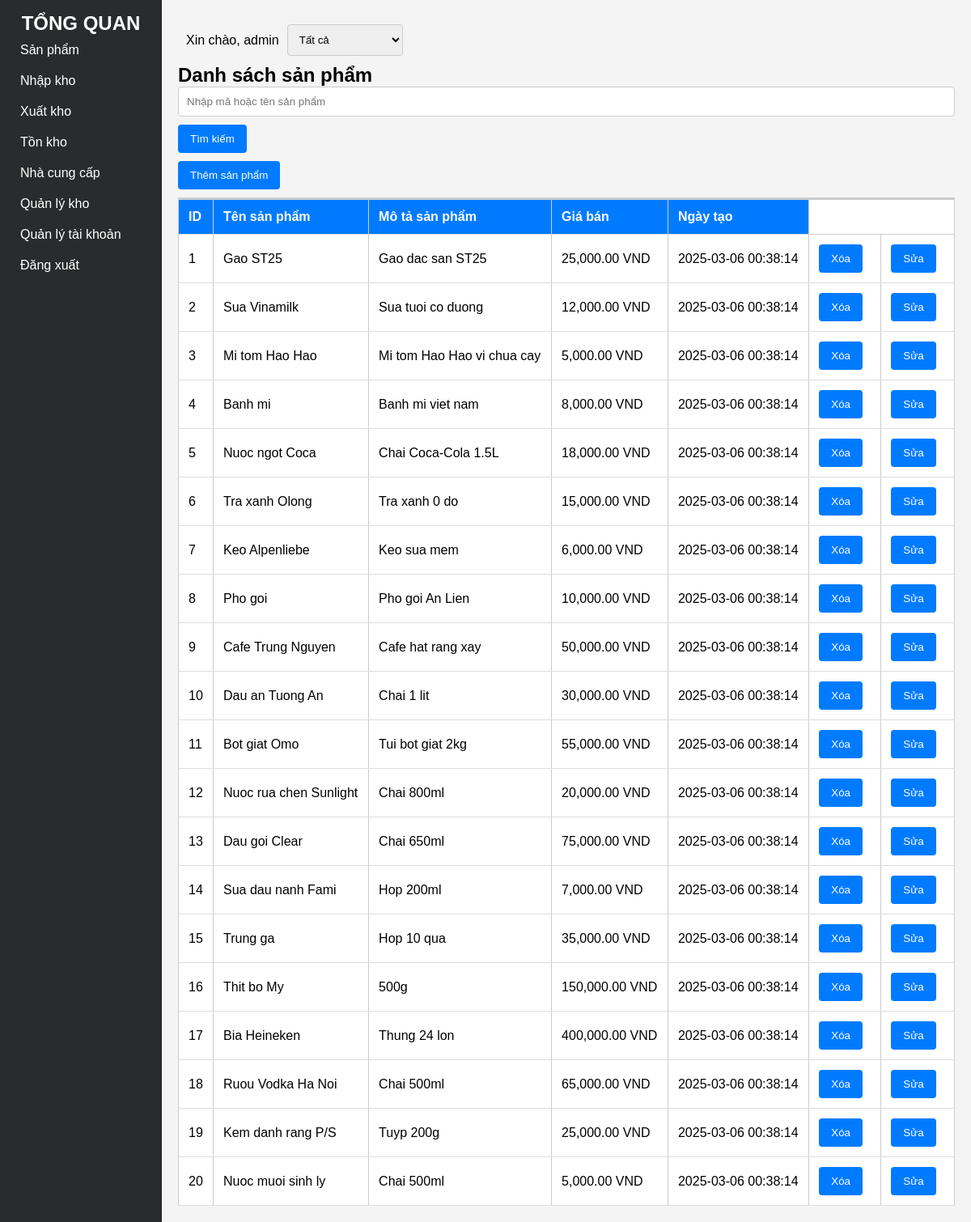
/components/product.php (signed in), run on the app's committed database.
### tables this page shows
CREATE TABLE `sanpham` (
  `id` int(11) NOT NULL,
  `tenSP` varchar(255) NOT NULL,
  `motaSP` text DEFAULT NULL,
  `giaSP` decimal(10,2) NOT NULL,
  `created_at` datetime DEFAULT current_timestamp()
);

### role.php (called while the page is built, shortened)
<?php
    $sqlRole = "SELECT * FROM taikhoan WHERE username = '" . $_SESSION['username'] . "'";
    $resultRole = mysqli_query($conn, $sqlRole);
    $userRole = mysqli_fetch_assoc($resultRole);
?>

### components/product.php (the view, shortened to what this page needs)
<?php
include '../connection.php';
include "../role.php";
$search = "";
if (isset($_GET['search'])) {
    $search = $_GET['search'];
    $sql = "SELECT * FROM sanpham WHERE tenSP LIKE '%$search%' OR id LIKE '%$search%'";
} else {
    $sql = "SELECT * FROM sanpham";
}
$result = mysqli_query($conn, $sql);
include "../role.php";
?>
<!DOCTYPE html>
<html lang="vi">
<head>
    <link rel="stylesheet" href="../styles.css">
</head>
<body>
<div class="container">
        <aside class="sidebar">
            <?php include "../sidebar.php" ?>
        </aside>
        <main class="main-content">
            <?php include "../top_header_main.php"?>
            <header>
            <h2>Danh sách sản phẩm</h2>
                <form method="GET" action="">
                    <input type="text" name="search" placeholder="Nhập mã hoặc tên sản phẩm" value="<?php echo $search; ?>">
                    <button type="submit" style="margin-top: 10px;">Tìm kiếm</button>
                </form>
                <?php if($userRole['idVaiTro'] == 1){?>
                    <a href="create_product.php"  name="add" ><button style="margin-top: 10px;">Thêm sản phẩm</button></a>
                     <?php } ?>
            </header>
            <table>
                <thead>
                    <tr>
                        <th>ID</th>
                        <th>Tên sản phẩm</th>
                        <th>Mô tả sản phẩm</th>
                        <th>Giá bán</th>
                        <th>Ngày tạo</th>
                    </tr>
                </thead>
                <?php while($row = mysqli_fetch_assoc($result)):    ?>
                    <tr>
                        <td><?php echo $row['id'];  ?></td>
                        <td><?php echo $row['tenSP'];  ?></td>
                        <td><?php echo $row['motaSP'];  ?></td>
                        <td><?php echo number_format($row['giaSP'], 2)  ?> VND</td>
                        <td><?php echo $row['created_at'];  ?></td>
                        <?php
                           if ($userRole['idVaiTro'] == 1){ ?>
                           <td>
                            <a onclick="return confirm('Bạn có muốn xóa không!');"; href="delete_product.php?delete=<?php echo $row['id']; ?>">
                                <button type="submit" class="btn btn-primary" name="add">Xóa</button></a>
                            </td>
                            <td>
                            <a href="update_product.php?id=<?php echo $row['id']; ?>">
                                <button type="submit" class="btn btn-primary" name="add">Sửa</button>
                            </a>
                            </td>
                             <?php }
                             ?>
                    </tr>
                <?php endwhile; ?>
            </table>
        </main>
</body>
</html>

### sidebar.php
<h2><a style="text-decoration: none;color: white;display: block;" href="http://127.0.0.1/website_quan_ly_kho_hang/">TỔNG QUAN</a></h2>
<ul>
    <li><a style="text-decoration: none;color: white;display: block;" href="http://127.0.0.1/website_quan_ly_kho_hang/components/product.php">Sản phẩm</a></li>
    <li><a style="text-decoration: none;color: white;display: block;" href="http://127.0.0.1/website_quan_ly_kho_hang/components/warehouse_import.php">Nhập kho</a></li>
    <li><a style="text-decoration: none;color: white;display: block;" href="http://127.0.0.1/website_quan_ly_kho_hang/components/warehouse_export.php">Xuất kho</a></li>
    <li><a style="text-decoration: none;color: white;display: block;" href="http://127.0.0.1/website_quan_ly_kho_hang/components/inventory.php">Tồn kho</a></li>
    <li><a style="text-decoration: none;color: white;display: block;" href="http://127.0.0.1/website_quan_ly_kho_hang/components/supplier.php">Nhà cung cấp</a></li>
    <?php if($userRole['idVaiTro'] == 1){ echo '<li><a style="text-decoration: none;color: white;display: block;" href="http://127.0.0.1/website_quan_ly_kho_hang/components/warehouse.php">Quản lý kho</a></li>'; } ?>
    <?php if($userRole['idVaiTro'] == 1){ echo '<li><a style="text-decoration: none;color: white;display: block;" href="http://127.0.0.1/website_quan_ly_kho_hang/components/account_management.php">Quản lý tài khoản</a></li>'; } ?>
    <li><a style="text-decoration: none;color: white;display: block;" href="http://127.0.0.1/website_quan_ly_kho_hang/logout.php">Đăng xuất</a></li>
</ul>

### top_header_main.php (shortened to what this page needs)
<div style="display: flex;
    flex-direction: row;
    align-items: center;
    gap: 10px;
    padding: 10px;">
    <div>
        <?php
        if (isset($_SESSION['username'])) {
            echo "Xin chào, " . $_SESSION['username'];
        } else {
            echo "Bạn chưa đăng nhập!";
            header('location: login.php');
            exit();
        }
        ?>
    </div>
    <div>
        <?php
        include "role.php";
        if ($userRole['idVaiTro'] == 1) {
        ?>
            <form method="GET">
                <select name="idKho" onchange="this.form.submit()">
                    <option value="null" selected>Tất cả</option>
                </select>
            </form>
        <?php
        } else {
            $sqlKho = "SELECT tenKho FROM kho WHERE id='" . mysqli_real_escape_string($conn, $userRole['idKho']) . "'";
            $resultKho = mysqli_query($conn, $sqlKho);
            $rowKho = mysqli_fetch_assoc($resultKho);
            echo "<strong>Kho: </strong>" . ($rowKho['tenKho'] ?? "Không xác định");
        }
        ?>
    </div>
</div>

### styles.css (style rules this page uses)
* { box-sizing: border-box; margin: 0; padding: 0; }
body { font-family: Arial, sans-serif; margin: 0; padding: 0; background-color: #f4f4f4; }
.container { display: flex; }
.sidebar { width: 200px; background-color: #292b2c; color: #fff; padding: 15px; }
.sidebar h2 { text-align: center; }
.sidebar ul { list-style: none; padding: 0; }
.sidebar ul li { padding: 10px; cursor: pointer; }
.main-content { flex: 1; padding: 20px; }
header { border-bottom: 2px solid #ccc; padding-bottom: 10px; }
table { width: 100%; border-collapse: collapse; }
table, th, td { border: 1px solid #ccc; }
th, td { padding: 10px; text-align: left; }
input[type="text"], input[type="number"], select { width: 100%; padding: 10px; border: 1px solid #ccc; border-radius: 4px; }
button { background-color: #007bff; color: white; border: none; padding: 10px 15px; border-radius: 4px; cursor: pointer; margin-right: 10px; }

### components/product.php (style rules this page uses)
table { width: 100%; border-collapse: collapse; background: white; }
th, td { padding: 12px; text-align: left; border-bottom: 1px solid #ddd; }
th { background-color: #007bff; color: white; }

### data on the page
sanpham: id "1", tenSP "Gao ST25", motaSP "Gao dac san ST25", giaSP "25,000.00", created_at "2025-03-06 00:38:14"
sanpham: id "2", tenSP "Sua Vinamilk", motaSP "Sua tuoi co duong", giaSP "12,000.00", created_at "2025-03-06 00:38:14"
sanpham: id "3", tenSP "Mi tom Hao Hao", motaSP "Mi tom Hao Hao vi chua cay", giaSP "5,000.00", created_at "2025-03-06 00:38:14"
sanpham: id "4", tenSP "Banh mi", motaSP "Banh mi viet nam", giaSP "8,000.00", created_at "2025-03-06 00:38:14"
sanpham: id "5", tenSP "Nuoc ngot Coca", motaSP "Chai Coca-Cola 1.5L", giaSP "18,000.00", created_at "2025-03-06 00:38:14"
sanpham: id "6", tenSP "Tra xanh Olong", motaSP "Tra xanh 0 do", giaSP "15,000.00", created_at "2025-03-06 00:38:14"
sanpham: id "7", tenSP "Keo Alpenliebe", motaSP "Keo sua mem", giaSP "6,000.00", created_at "2025-03-06 00:38:14"
sanpham: id "8", tenSP "Pho goi", motaSP "Pho goi An Lien", giaSP "10,000.00", created_at "2025-03-06 00:38:14"
sanpham: id "9", tenSP "Cafe Trung Nguyen", motaSP "Cafe hat rang xay", giaSP "50,000.00", created_at "2025-03-06 00:38:14"
sanpham: id "10", tenSP "Dau an Tuong An", motaSP "Chai 1 lit", giaSP "30,000.00", created_at "2025-03-06 00:38:14"
sanpham: id "11", tenSP "Bot giat Omo", motaSP "Tui bot giat 2kg", giaSP "55,000.00", created_at "2025-03-06 00:38:14"
sanpham: id "12", tenSP "Nuoc rua chen Sunlight", motaSP "Chai 800ml", giaSP "20,000.00", created_at "2025-03-06 00:38:14"
sanpham: id "13", tenSP "Dau goi Clear", motaSP "Chai 650ml", giaSP "75,000.00", created_at "2025-03-06 00:38:14"
sanpham: id "14", tenSP "Sua dau nanh Fami", motaSP "Hop 200ml", giaSP "7,000.00", created_at "2025-03-06 00:38:14"
sanpham: id "15", tenSP "Trung ga", motaSP "Hop 10 qua", giaSP "35,000.00", created_at "2025-03-06 00:38:14"
sanpham: id "16", tenSP "Thit bo My", motaSP "500g", giaSP "150,000.00", created_at "2025-03-06 00:38:14"
sanpham: id "17", tenSP "Bia Heineken", motaSP "Thung 24 lon", giaSP "400,000.00", created_at "2025-03-06 00:38:14"
sanpham: id "18", tenSP "Ruou Vodka Ha Noi", motaSP "Chai 500ml", giaSP "65,000.00", created_at "2025-03-06 00:38:14"
sanpham: id "19", tenSP "Kem danh rang P/S", motaSP "Tuyp 200g", giaSP "25,000.00", created_at "2025-03-06 00:38:14"
sanpham: id "20", tenSP "Nuoc muoi sinh ly", motaSP "Chai 500ml", giaSP "5,000.00", created_at "2025-03-06 00:38:14"

### other printed values
$_SESSION['username'] "admin"
